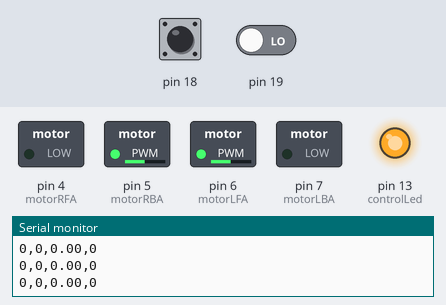
This sketch was run on a simulated Arduino Mega 2560, built with avr-gcc and run on an emulated ATmega2560. Parts: switched loads named in the sketch (green lamp = pin HIGH), output pins drawn as LEDs (lit = HIGH), the last lines printed to the serial monitor. Inputs (shaded band) come from the test bench; at power-on: pin 19 LOW, pin 18 LOW.

Above: at 1.2 s.
1.3 s: pin 19 driven HIGH
At 1.8 s:
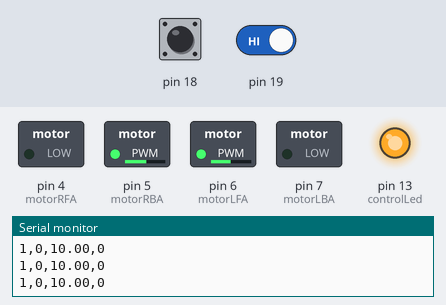
2.8 s: pin 18 driven HIGH
At 4.2 s:
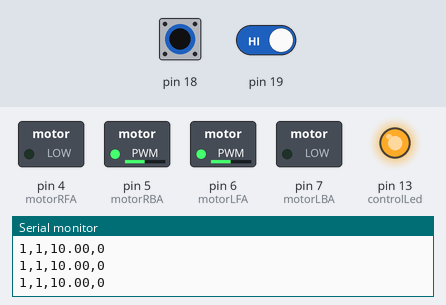
5.8 s: pin 19 driven LOW
At 6.5 s:
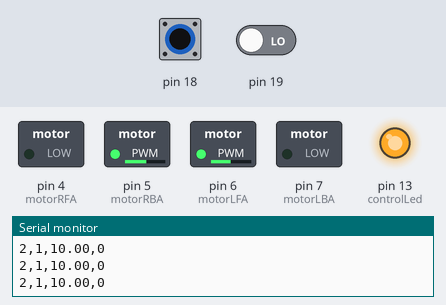
7.3 s: pin 18 pulsed LOW 5 times (0.12 s each, 0.3 s apart)
At 9.1 s:
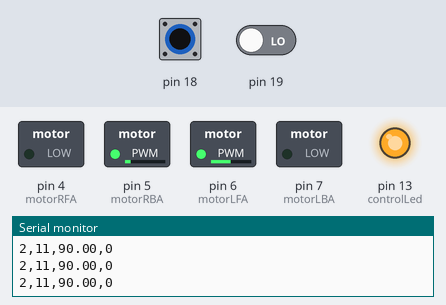
10.3 s: pin 18 pulsed LOW 2 times (0.12 s each, 0.3 s apart)
At 11.2 s:
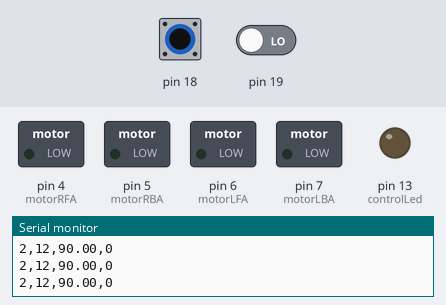
Timing chart, 0 to 13.3 s (numbered marks = the images above; inputs shaded):
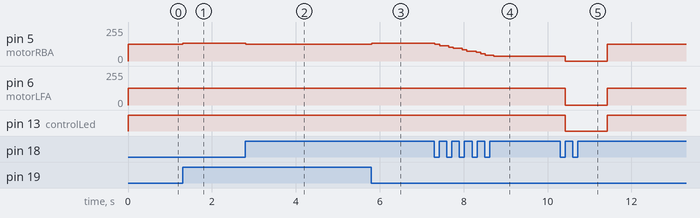

Measured:
- after the input at 1.3 s, pin 5 (motorRBA): 125/255 → 135/255 at once
- after the input at 2.8 s, pin 5 (motorRBA): 135/255 → 125/255 at once
- after the input at 5.8 s, pin 5 (motorRBA): 125/255 → 135/255 at once
- after the input at 7.3 s, pin 5 (motorRBA): moves from 135/255 to 35/255 over 1.4 s, starting at once
- after the input at 10.3 s, pin 5 (motorRBA): 35/255 → 0/255 after 0.12 s, → 125/255 1.0 s later; pin 6 (motorLFA): 125/255 → 0/255 after 0.12 s, → 125/255 1.0 s later; pin 13 (controlLed): HIGH → LOW after 0.12 s, → HIGH 1.0 s later

The sketch:

arduino_apr15a.ino
```cpp
#include <PID_v1.h>
///////define parts/////////
#define enablePin  52
#define encoderRight  0
#define encoderLeft 1
#define controlLed 13
#define echoPin 30
#define trigPin 31

#define motorRFA 4  // sag motor sari pin//sag ileri aktif
#define motorRBA 5  // sag motor siyah pin
#define motorLFA 6  // sol motor kirmizi pin
#define motorLBA 7  // sol motor siyah pin
#define motorSpeed 125
volatile int hitsRight = 0;
volatile int hitsLeft = 0;
int temp=0;
long distance;
int raspMessage,roundDirection,var, zot, temp1, temp2;
double SetPointStraight=0, SetPointRound=0;
double InputStraight, InputRound;
double  OutputStraight, OutputRound;
int encoderDifference;
volatile unsigned long last_microsRight, last_microsLeft;
long debouncing_time =25;
PID myPIDStraight(&InputStraight, &OutputStraight, &SetPointStraight, 1, 4, 2, DIRECT);
PID myPIDRound(&InputRound, &OutputRound, &SetPointRound, 10, 0, 0, DIRECT);

void setup() {
  Serial.begin(9600);
  /*pinMode(encoderRight, INPUT);	// analog read icin simdilik dursun!!
  pinMode(encoderLeft, INPUT);*/	// sistem basladiginda test edebilmek icin encoderleri
  pinMode(controlLed, OUTPUT);
  attachInterrupt(4, countLeft, CHANGE);
  attachInterrupt(5, countRight, CHANGE);
  pinMode(motorRFA, OUTPUT);
  pinMode(motorRBA, OUTPUT);
  pinMode(motorLBA, OUTPUT);
  pinMode(motorLFA, OUTPUT);

  pinMode(trigPin, OUTPUT);
  pinMode(echoPin, INPUT);
  /*analogWrite(motorRFA, 0);
  analogWrite(motorRBA, 0);
  analogWrite(motorLBA, 0);
  analogWrite(motorLFA, 0);*/
  digitalWrite(controlLed, LOW);
  digitalWrite (trigPin,LOW);
  SetPointRound=0;
  OutputRound=0;

  myPIDStraight.SetMode(AUTOMATIC);
  myPIDRound.SetMode(AUTOMATIC);
  myPIDRound.SetOutputLimits(-90,90);
  myPIDStraight.SetOutputLimits(-90,90);


  }

void loop() {
roundAroundCW(13);
delay(1000);
if (temp==3)
  exit(0);
else
  temp++;

}
////////////Round CW///////////
void roundAroundCW (int x){
  hitsRight=0;
  hitsLeft=0;
  InputRound = hitsLeft - hitsRight ;
  analogWrite(motorRBA, 125);
  analogWrite(motorLFA, 125);
  digitalWrite(controlLed,HIGH);
  while((hitsLeft<x) &&  (hitsRight<x)){
    InputRound = hitsLeft - hitsRight ;
    if (InputRound > SetPointRound ){
	myPIDRound.SetControllerDirection(REVERSE);
        myPIDRound.Compute();
	analogWrite(motorRBA, motorSpeed+OutputRound);
    	analogWrite(motorLFA, 125); }
    else if (InputRound < SetPointRound){
	myPIDRound.SetControllerDirection(DIRECT);
        myPIDRound.Compute();
        analogWrite(motorRBA, motorSpeed-OutputRound);
    	analogWrite(motorLFA, 125); }
    else if (hitsLeft == hitsRight){
        analogWrite(motorRBA, 125);
        analogWrite(motorLFA, 125);}
    Serial.print(hitsLeft);
    Serial.print(",");
    Serial.print(hitsRight);
    Serial.print(",");
    Serial.print(OutputRound);
    Serial.print(",");
    Serial.println(temp);
  }
  analogWrite(motorRBA, 0);
  digitalWrite(controlLed,LOW);
  analogWrite(motorLFA, 0);

}


  /////////round CCW/////////////////
  void roundAroundCCW (){
  raspTX(40);
  temp1=raspRX();
  raspTX(41);
  temp2=raspRX();
  var=temp1*250+temp2;
  hitsLeft=0;
  hitsRight=0;
  InputRound = hitsLeft - hitsRight ;
  analogWrite(motorRFA, 125);
  analogWrite(motorLBA, 125);
  digitalWrite(controlLed,HIGH);
  while((hitsLeft<var) &&( hitsRight<var)){
    InputRound = hitsLeft - hitsRight ;
    if (InputRound > SetPointRound ){
	myPIDRound.SetControllerDirection(REVERSE);
        myPIDRound.Compute();
	analogWrite(motorRFA, motorSpeed-OutputRound);
    	analogWrite(motorLBA, 125); }
    else if (InputRound < SetPointRound){
	myPIDRound.SetControllerDirection(DIRECT);
        myPIDRound.Compute();
        analogWrite(motorRFA, motorSpeed-OutputRound);
    	analogWrite(motorLBA, 125); }
    else if (hitsLeft == hitsRight){
        analogWrite(motorRFA, 125);
        analogWrite(motorLBA, 125);}

  }
  analogWrite(motorRFA, 0);
  raspTX(43);
  digitalWrite(controlLed,LOW);
  analogWrite(motorLBA, 0);
 }

 ////////////Go Straight////////////
void goStraight(){
  raspTX(30);
  temp1=raspRX();
  raspTX(31);
  temp2=raspRX();
  var=temp1*250+temp2;
  hitsLeft=0;
  hitsRight=0;

  analogWrite(motorRFA, 125);
  analogWrite(motorLFA, 125);
  digitalWrite(controlLed,HIGH);
  while((hitsLeft<var)&&( hitsRight<var)){
     InputStraight = hitsLeft - hitsRight ;
     if (InputStraight > SetPointStraight ){
	myPIDStraight.SetControllerDirection(REVERSE);
        myPIDStraight.Compute();
	analogWrite(motorRFA, motorSpeed-OutputStraight);
    	analogWrite(motorLFA, 125); }
    else if (InputStraight < SetPointStraight){
	myPIDStraight.SetControllerDirection(DIRECT);
        myPIDStraight.Compute();
        analogWrite(motorRFA, motorSpeed-OutputStraight);
    	analogWrite(motorLFA, 125); }
    else if (hitsLeft == hitsRight){
        analogWrite(motorRFA, 125);
        analogWrite(motorLFA, 125);}

      }


      analogWrite(motorRFA, 0);
      digitalWrite(controlLed,LOW);
      raspTX(33);
      analogWrite(motorLFA, 0);
  }
///////////////Return Hits/////////

void returnHits() {
  raspTX(2);
  delay(2);
  raspTX((hitsLeft+hitsRight)/500);
  delay(2);
  raspTX((hitsLeft+hitsRight)%250);

}
//////////incRightRasp//////////////
void incLeftRasp(){
  raspTX(2);
  temp1=raspRX();
  hitsLeft=hitsLeft+temp1;
  raspTX(3);
}
void incRightRasp(){
  raspTX(2);
  temp1=raspRX();
  hitsRight=hitsRight+temp1;
  raspTX(3);
}

////////arduino message protocol//////////

int raspRX() {
  while (true){
  if(Serial.available()>0){
       zot = (int) Serial.read();
       return(zot);
       } } }

void raspTX(int z) {
  Serial.println (z); }

////////encoder interruppt part//////////

void countLeft()
{
  if((long)(micros()-last_microsLeft)>=debouncing_time*1000) {
  InterruptLeft();
  last_microsLeft=micros(); }
}
void InterruptLeft() {
   hitsLeft++; }

void countRight()
{
  if((long)(micros()-last_microsRight)>=debouncing_time*1000) {
  InterruptRight();
  last_microsRight=micros(); }
}
void InterruptRight() {
   hitsRight++; }
```
